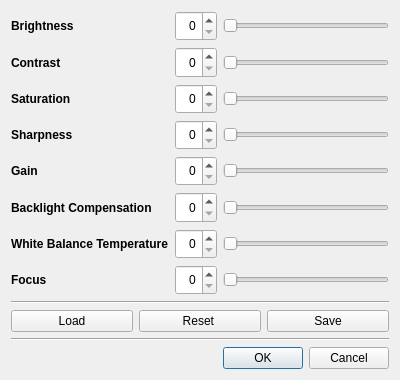
<?xml version="1.0" encoding="UTF-8"?>
<ui version="4.0">
 <class>qvtCameraSettingsDialog</class>
 <widget class="QDialog" name="qvtCameraSettingsDialog">
  <property name="geometry">
   <rect>
    <x>0</x>
    <y>0</y>
    <width>400</width>
    <height>380</height>
   </rect>
  </property>
  <property name="windowTitle">
   <string>Camera Settings</string>
  </property>
  <layout class="QVBoxLayout" name="verticalLayout">
   <item>
    <layout class="QGridLayout" name="gridLayout">
     <item row="1" column="0">
      <widget class="QLabel" name="contrastLabel">
       <property name="sizePolicy">
        <sizepolicy hsizetype="MinimumExpanding" vsizetype="Minimum">
         <horstretch>3</horstretch>
         <verstretch>0</verstretch>
        </sizepolicy>
       </property>
       <property name="font">
        <font>
         <weight>75</weight>
         <italic>false</italic>
         <bold>true</bold>
        </font>
       </property>
       <property name="text">
        <string>Contrast</string>
       </property>
      </widget>
     </item>
     <item row="4" column="1">
      <widget class="QSpinBox" name="gainSpinBox">
       <property name="sizePolicy">
        <sizepolicy hsizetype="MinimumExpanding" vsizetype="MinimumExpanding">
         <horstretch>1</horstretch>
         <verstretch>0</verstretch>
        </sizepolicy>
       </property>
       <property name="alignment">
        <set>Qt::AlignRight|Qt::AlignTrailing|Qt::AlignVCenter</set>
       </property>
      </widget>
     </item>
     <item row="3" column="1">
      <widget class="QSpinBox" name="sharpnessSpinBox">
       <property name="sizePolicy">
        <sizepolicy hsizetype="MinimumExpanding" vsizetype="MinimumExpanding">
         <horstretch>1</horstretch>
         <verstretch>0</verstretch>
        </sizepolicy>
       </property>
       <property name="alignment">
        <set>Qt::AlignRight|Qt::AlignTrailing|Qt::AlignVCenter</set>
       </property>
      </widget>
     </item>
     <item row="2" column="2">
      <widget class="QSlider" name="saturationSlider">
       <property name="sizePolicy">
        <sizepolicy hsizetype="MinimumExpanding" vsizetype="MinimumExpanding">
         <horstretch>4</horstretch>
         <verstretch>0</verstretch>
        </sizepolicy>
       </property>
       <property name="orientation">
        <enum>Qt::Horizontal</enum>
       </property>
       <property name="tickPosition">
        <enum>QSlider::NoTicks</enum>
       </property>
      </widget>
     </item>
     <item row="5" column="1">
      <widget class="QSpinBox" name="backlightSpinBox">
       <property name="sizePolicy">
        <sizepolicy hsizetype="MinimumExpanding" vsizetype="MinimumExpanding">
         <horstretch>1</horstretch>
         <verstretch>0</verstretch>
        </sizepolicy>
       </property>
       <property name="alignment">
        <set>Qt::AlignRight|Qt::AlignTrailing|Qt::AlignVCenter</set>
       </property>
      </widget>
     </item>
     <item row="7" column="2">
      <widget class="QSlider" name="focusSlider">
       <property name="sizePolicy">
        <sizepolicy hsizetype="MinimumExpanding" vsizetype="MinimumExpanding">
         <horstretch>4</horstretch>
         <verstretch>0</verstretch>
        </sizepolicy>
       </property>
       <property name="orientation">
        <enum>Qt::Horizontal</enum>
       </property>
       <property name="tickPosition">
        <enum>QSlider::NoTicks</enum>
       </property>
      </widget>
     </item>
     <item row="0" column="2">
      <widget class="QSlider" name="brightnessSlider">
       <property name="sizePolicy">
        <sizepolicy hsizetype="MinimumExpanding" vsizetype="MinimumExpanding">
         <horstretch>4</horstretch>
         <verstretch>0</verstretch>
        </sizepolicy>
       </property>
       <property name="orientation">
        <enum>Qt::Horizontal</enum>
       </property>
       <property name="tickPosition">
        <enum>QSlider::NoTicks</enum>
       </property>
      </widget>
     </item>
     <item row="7" column="1">
      <widget class="QSpinBox" name="focusSpinBox">
       <property name="sizePolicy">
        <sizepolicy hsizetype="MinimumExpanding" vsizetype="MinimumExpanding">
         <horstretch>1</horstretch>
         <verstretch>0</verstretch>
        </sizepolicy>
       </property>
       <property name="alignment">
        <set>Qt::AlignRight|Qt::AlignTrailing|Qt::AlignVCenter</set>
       </property>
      </widget>
     </item>
     <item row="6" column="2">
      <widget class="QSlider" name="whiteSlider">
       <property name="sizePolicy">
        <sizepolicy hsizetype="MinimumExpanding" vsizetype="MinimumExpanding">
         <horstretch>4</horstretch>
         <verstretch>0</verstretch>
        </sizepolicy>
       </property>
       <property name="orientation">
        <enum>Qt::Horizontal</enum>
       </property>
       <property name="tickPosition">
        <enum>QSlider::NoTicks</enum>
       </property>
      </widget>
     </item>
     <item row="0" column="0">
      <widget class="QLabel" name="brightnessLabel">
       <property name="sizePolicy">
        <sizepolicy hsizetype="MinimumExpanding" vsizetype="MinimumExpanding">
         <horstretch>3</horstretch>
         <verstretch>0</verstretch>
        </sizepolicy>
       </property>
       <property name="font">
        <font>
         <weight>75</weight>
         <italic>false</italic>
         <bold>true</bold>
         <kerning>true</kerning>
        </font>
       </property>
       <property name="text">
        <string>Brightness</string>
       </property>
      </widget>
     </item>
     <item row="7" column="0">
      <widget class="QLabel" name="focusLabel">
       <property name="sizePolicy">
        <sizepolicy hsizetype="MinimumExpanding" vsizetype="MinimumExpanding">
         <horstretch>3</horstretch>
         <verstretch>0</verstretch>
        </sizepolicy>
       </property>
       <property name="font">
        <font>
         <weight>75</weight>
         <italic>false</italic>
         <bold>true</bold>
        </font>
       </property>
       <property name="text">
        <string>Focus</string>
       </property>
      </widget>
     </item>
     <item row="1" column="1">
      <widget class="QSpinBox" name="contrastSpinBox">
       <property name="sizePolicy">
        <sizepolicy hsizetype="MinimumExpanding" vsizetype="MinimumExpanding">
         <horstretch>1</horstretch>
         <verstretch>0</verstretch>
        </sizepolicy>
       </property>
       <property name="alignment">
        <set>Qt::AlignRight|Qt::AlignTrailing|Qt::AlignVCenter</set>
       </property>
      </widget>
     </item>
     <item row="5" column="0">
      <widget class="QLabel" name="backlightLabel">
       <property name="sizePolicy">
        <sizepolicy hsizetype="MinimumExpanding" vsizetype="MinimumExpanding">
         <horstretch>3</horstretch>
         <verstretch>0</verstretch>
        </sizepolicy>
       </property>
       <property name="font">
        <font>
         <weight>75</weight>
         <italic>false</italic>
         <bold>true</bold>
        </font>
       </property>
       <property name="text">
        <string>Backlight Compensation</string>
       </property>
      </widget>
     </item>
     <item row="1" column="2">
      <widget class="QSlider" name="contrastSlider">
       <property name="sizePolicy">
        <sizepolicy hsizetype="MinimumExpanding" vsizetype="MinimumExpanding">
         <horstretch>4</horstretch>
         <verstretch>0</verstretch>
        </sizepolicy>
       </property>
       <property name="orientation">
        <enum>Qt::Horizontal</enum>
       </property>
       <property name="tickPosition">
        <enum>QSlider::NoTicks</enum>
       </property>
      </widget>
     </item>
     <item row="4" column="2">
      <widget class="QSlider" name="gainSlider">
       <property name="sizePolicy">
        <sizepolicy hsizetype="MinimumExpanding" vsizetype="MinimumExpanding">
         <horstretch>4</horstretch>
         <verstretch>0</verstretch>
        </sizepolicy>
       </property>
       <property name="orientation">
        <enum>Qt::Horizontal</enum>
       </property>
       <property name="tickPosition">
        <enum>QSlider::NoTicks</enum>
       </property>
      </widget>
     </item>
     <item row="6" column="0">
      <widget class="QLabel" name="whiteLabel">
       <property name="sizePolicy">
        <sizepolicy hsizetype="MinimumExpanding" vsizetype="MinimumExpanding">
         <horstretch>3</horstretch>
         <verstretch>0</verstretch>
        </sizepolicy>
       </property>
       <property name="font">
        <font>
         <weight>75</weight>
         <italic>false</italic>
         <bold>true</bold>
        </font>
       </property>
       <property name="text">
        <string>White Balance Temperature</string>
       </property>
      </widget>
     </item>
     <item row="3" column="0">
      <widget class="QLabel" name="sharpnessLabel">
       <property name="sizePolicy">
        <sizepolicy hsizetype="MinimumExpanding" vsizetype="MinimumExpanding">
         <horstretch>3</horstretch>
         <verstretch>0</verstretch>
        </sizepolicy>
       </property>
       <property name="font">
        <font>
         <weight>75</weight>
         <italic>false</italic>
         <bold>true</bold>
        </font>
       </property>
       <property name="text">
        <string>Sharpness</string>
       </property>
      </widget>
     </item>
     <item row="3" column="2">
      <widget class="QSlider" name="sharpnessSlider">
       <property name="sizePolicy">
        <sizepolicy hsizetype="MinimumExpanding" vsizetype="MinimumExpanding">
         <horstretch>4</horstretch>
         <verstretch>0</verstretch>
        </sizepolicy>
       </property>
       <property name="orientation">
        <enum>Qt::Horizontal</enum>
       </property>
       <property name="tickPosition">
        <enum>QSlider::NoTicks</enum>
       </property>
      </widget>
     </item>
     <item row="6" column="1">
      <widget class="QSpinBox" name="whiteSpinBox">
       <property name="sizePolicy">
        <sizepolicy hsizetype="MinimumExpanding" vsizetype="MinimumExpanding">
         <horstretch>1</horstretch>
         <verstretch>0</verstretch>
        </sizepolicy>
       </property>
       <property name="alignment">
        <set>Qt::AlignRight|Qt::AlignTrailing|Qt::AlignVCenter</set>
       </property>
      </widget>
     </item>
     <item row="2" column="0">
      <widget class="QLabel" name="saturationLabel">
       <property name="sizePolicy">
        <sizepolicy hsizetype="MinimumExpanding" vsizetype="MinimumExpanding">
         <horstretch>3</horstretch>
         <verstretch>0</verstretch>
        </sizepolicy>
       </property>
       <property name="font">
        <font>
         <weight>75</weight>
         <italic>false</italic>
         <bold>true</bold>
        </font>
       </property>
       <property name="text">
        <string>Saturation</string>
       </property>
      </widget>
     </item>
     <item row="0" column="1">
      <widget class="QSpinBox" name="brightnessSpinBox">
       <property name="sizePolicy">
        <sizepolicy hsizetype="MinimumExpanding" vsizetype="MinimumExpanding">
         <horstretch>1</horstretch>
         <verstretch>0</verstretch>
        </sizepolicy>
       </property>
       <property name="alignment">
        <set>Qt::AlignRight|Qt::AlignTrailing|Qt::AlignVCenter</set>
       </property>
      </widget>
     </item>
     <item row="5" column="2">
      <widget class="QSlider" name="backlightSlider">
       <property name="sizePolicy">
        <sizepolicy hsizetype="MinimumExpanding" vsizetype="MinimumExpanding">
         <horstretch>4</horstretch>
         <verstretch>0</verstretch>
        </sizepolicy>
       </property>
       <property name="orientation">
        <enum>Qt::Horizontal</enum>
       </property>
       <property name="tickPosition">
        <enum>QSlider::NoTicks</enum>
       </property>
      </widget>
     </item>
     <item row="4" column="0">
      <widget class="QLabel" name="gainLabel">
       <property name="sizePolicy">
        <sizepolicy hsizetype="MinimumExpanding" vsizetype="MinimumExpanding">
         <horstretch>3</horstretch>
         <verstretch>0</verstretch>
        </sizepolicy>
       </property>
       <property name="font">
        <font>
         <weight>75</weight>
         <italic>false</italic>
         <bold>true</bold>
        </font>
       </property>
       <property name="text">
        <string>Gain</string>
       </property>
      </widget>
     </item>
     <item row="2" column="1">
      <widget class="QSpinBox" name="saturationSpinBox">
       <property name="sizePolicy">
        <sizepolicy hsizetype="MinimumExpanding" vsizetype="MinimumExpanding">
         <horstretch>1</horstretch>
         <verstretch>0</verstretch>
        </sizepolicy>
       </property>
       <property name="alignment">
        <set>Qt::AlignRight|Qt::AlignTrailing|Qt::AlignVCenter</set>
       </property>
      </widget>
     </item>
    </layout>
   </item>
   <item>
    <widget class="Line" name="line_2">
     <property name="orientation">
      <enum>Qt::Horizontal</enum>
     </property>
    </widget>
   </item>
   <item>
    <layout class="QGridLayout" name="gridLayout_2" columnstretch="1,0,0">
     <item row="0" column="0">
      <widget class="QPushButton" name="loadSettingsButton">
       <property name="sizePolicy">
        <sizepolicy hsizetype="MinimumExpanding" vsizetype="Fixed">
         <horstretch>1</horstretch>
         <verstretch>0</verstretch>
        </sizepolicy>
       </property>
       <property name="toolTip">
        <string/>
       </property>
       <property name="text">
        <string>Load</string>
       </property>
      </widget>
     </item>
     <item row="0" column="2">
      <widget class="QPushButton" name="saveSettingsButton">
       <property name="sizePolicy">
        <sizepolicy hsizetype="MinimumExpanding" vsizetype="Fixed">
         <horstretch>1</horstretch>
         <verstretch>0</verstretch>
        </sizepolicy>
       </property>
       <property name="toolTip">
        <string/>
       </property>
       <property name="text">
        <string>Save</string>
       </property>
      </widget>
     </item>
     <item row="0" column="1">
      <widget class="QPushButton" name="resetSettingsButton">
       <property name="sizePolicy">
        <sizepolicy hsizetype="MinimumExpanding" vsizetype="Fixed">
         <horstretch>1</horstretch>
         <verstretch>0</verstretch>
        </sizepolicy>
       </property>
       <property name="toolTip">
        <string/>
       </property>
       <property name="text">
        <string>Reset </string>
       </property>
      </widget>
     </item>
    </layout>
   </item>
   <item>
    <widget class="Line" name="line">
     <property name="orientation">
      <enum>Qt::Horizontal</enum>
     </property>
    </widget>
   </item>
   <item>
    <widget class="QDialogButtonBox" name="buttonBox">
     <property name="orientation">
      <enum>Qt::Horizontal</enum>
     </property>
     <property name="standardButtons">
      <set>QDialogButtonBox::Cancel|QDialogButtonBox::Ok</set>
     </property>
    </widget>
   </item>
  </layout>
 </widget>
 <resources/>
 <connections>
  <connection>
   <sender>buttonBox</sender>
   <signal>accepted()</signal>
   <receiver>qvtCameraSettingsDialog</receiver>
   <slot>accept()</slot>
   <hints>
    <hint type="sourcelabel">
     <x>248</x>
     <y>254</y>
    </hint>
    <hint type="destinationlabel">
     <x>157</x>
     <y>274</y>
    </hint>
   </hints>
  </connection>
  <connection>
   <sender>buttonBox</sender>
   <signal>rejected()</signal>
   <receiver>qvtCameraSettingsDialog</receiver>
   <slot>reject()</slot>
   <hints>
    <hint type="sourcelabel">
     <x>316</x>
     <y>260</y>
    </hint>
    <hint type="destinationlabel">
     <x>286</x>
     <y>274</y>
    </hint>
   </hints>
  </connection>
 </connections>
</ui>
